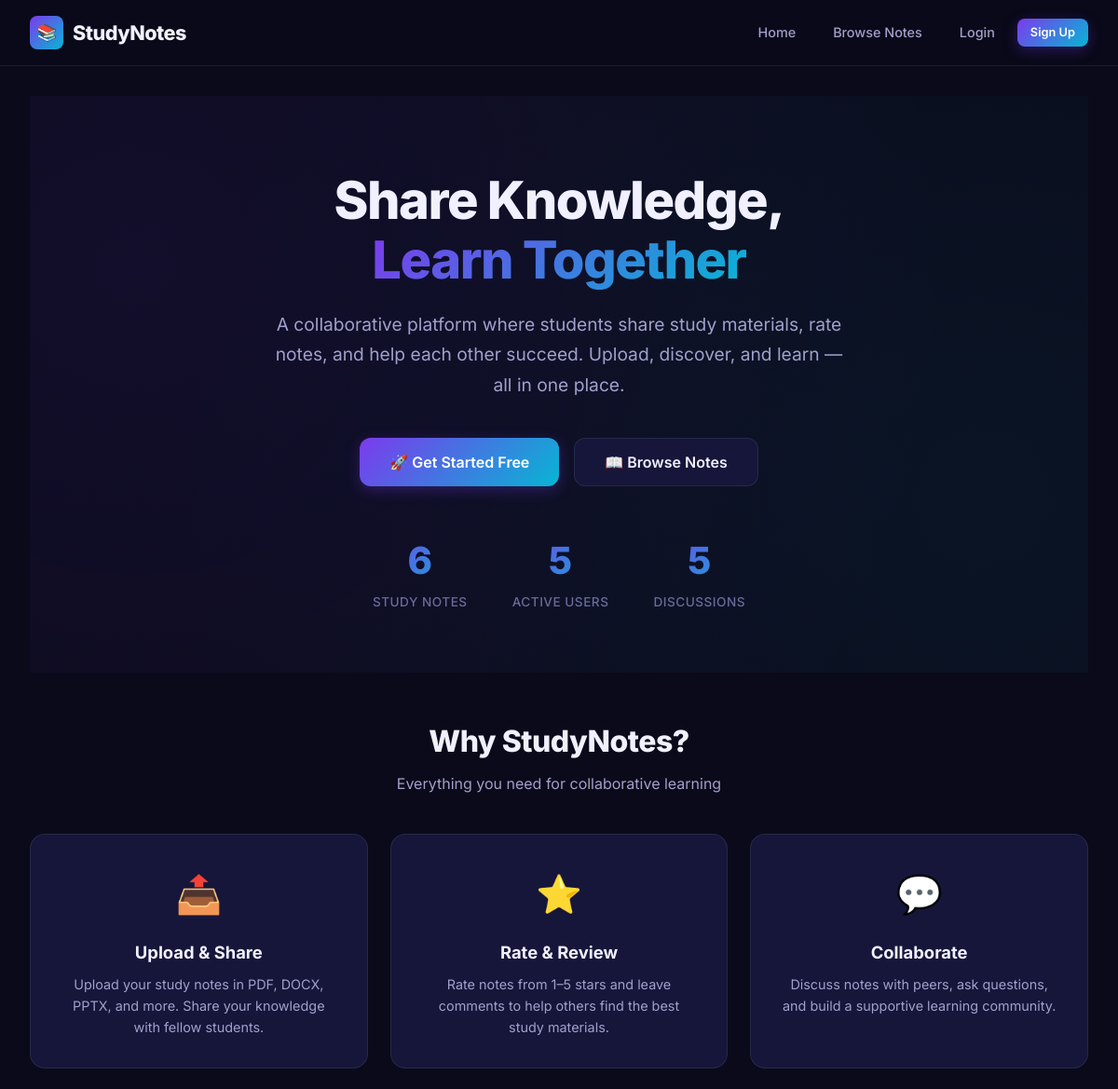
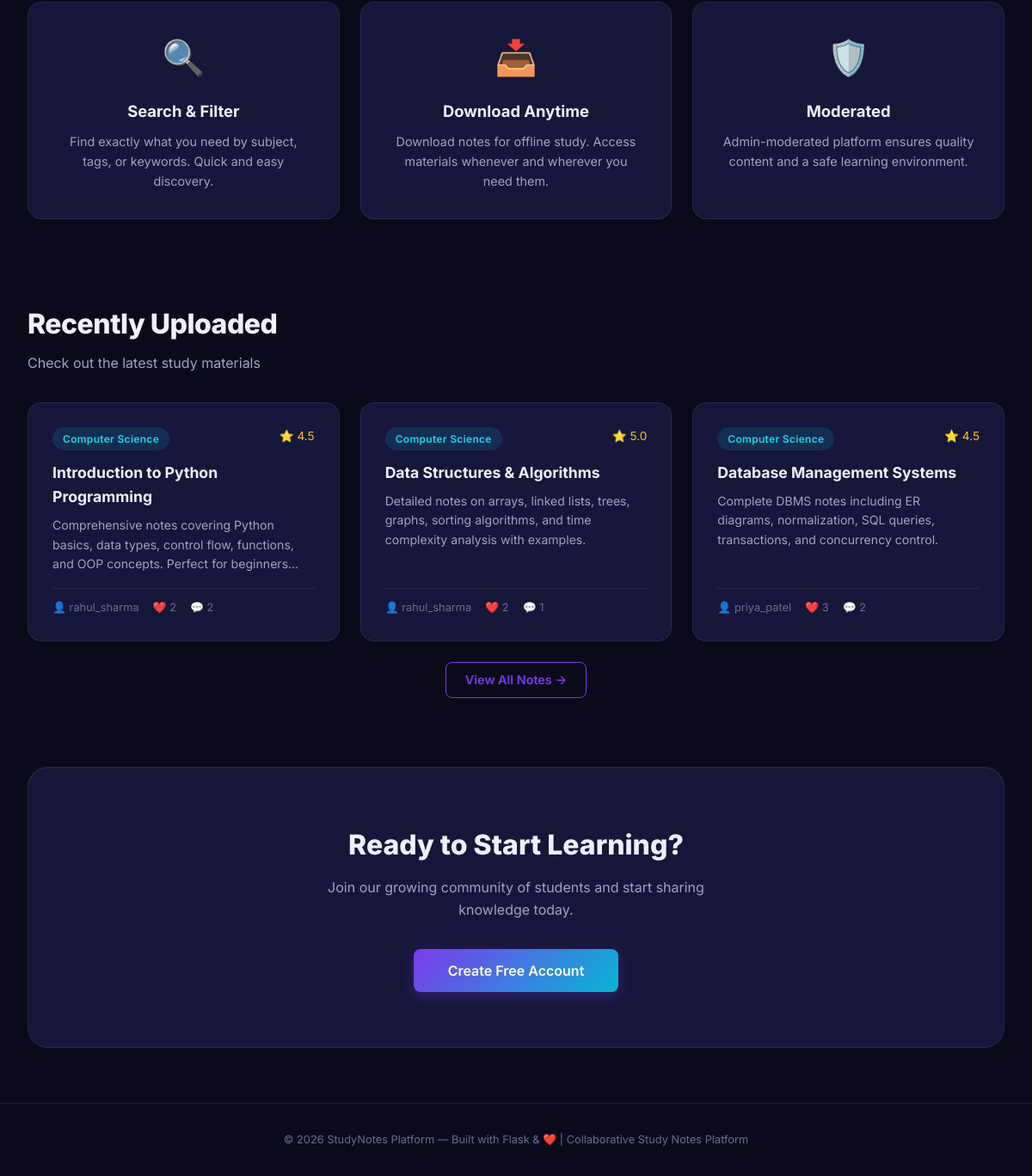
The page / on the database its author committed (2 pictures, top to bottom).
### tables this page shows
CREATE TABLE notes (
            id              INTEGER PRIMARY KEY AUTOINCREMENT,
            title           TEXT NOT NULL,
            subject         TEXT NOT NULL,
            description     TEXT,
            tags            TEXT,
            filename        TEXT NOT NULL,
            original_name   TEXT NOT NULL,
            user_id         INTEGER NOT NULL,
            created_at      TEXT DEFAULT (datetime('now')),
            FOREIGN KEY (user_id) REFERENCES users(id) ON DELETE CASCADE
        );

CREATE TABLE users (
            id          INTEGER PRIMARY KEY AUTOINCREMENT,
            username    TEXT    NOT NULL UNIQUE,
            email       TEXT    NOT NULL UNIQUE,
            password    TEXT    NOT NULL,
            is_admin    INTEGER DEFAULT 0,
            is_blocked  INTEGER DEFAULT 0,
            created_at  TEXT    DEFAULT (datetime('now'))
        );

### app.py (the view)
@app.route("/")
def index():
    db = get_db()
    total_notes = db.execute("SELECT COUNT(*) FROM notes").fetchone()[0]
    total_users = db.execute("SELECT COUNT(*) FROM users").fetchone()[0]
    total_comments = db.execute("SELECT COUNT(*) FROM comments").fetchone()[0]
    recent_notes = db.execute(
        """
        SELECT n.*, u.username,
               (SELECT COUNT(*) FROM likes WHERE note_id = n.id) as like_count,
               (SELECT ROUND(AVG(score), 1) FROM ratings WHERE note_id = n.id) as avg_rating,
               (SELECT COUNT(*) FROM comments WHERE note_id = n.id) as comment_count
        FROM notes n
        JOIN users u ON n.user_id = u.id
        ORDER BY n.created_at DESC
        LIMIT 3
        """
    ).fetchall()
    return render_template(
        "index.html",
        total_notes=total_notes,
        total_users=total_users,
        total_comments=total_comments,
        recent_notes=recent_notes,
    )

### app.py (called while the page is built)
def get_db():
    if "db" not in g:
        g.db = sqlite3.connect(app.config["DATABASE"])
        g.db.row_factory = sqlite3.Row
        g.db.execute("PRAGMA foreign_keys = ON")
    return g.db

@app.context_processor
def inject_user():
    user = None
    if "user_id" in session:
        db = get_db()
        user = db.execute("SELECT * FROM users WHERE id = ?", (session["user_id"],)).fetchone()
    return dict(current_user=user)

@app.before_request
def before_first_request():
    if not getattr(app, "_db_initialised", False):
        init_db()
        seed_sample_data()
        app._db_initialised = True

### templates/index.html (shortened to what this page needs)
{% extends "base.html" %}
{% block content %}
<section class="hero">
    <div class="hero-content">
        <h1>Share Knowledge,<br><span class="gradient-text">Learn Together</span></h1>
        <p>A collaborative platform where students share study materials, rate notes, and help each other succeed. Upload, discover, and learn — all in one place.</p>
        <div class="hero-actions">
            {% if current_user %}
                <a href="{{ url_for('upload') }}" class="btn btn-primary">📤 Upload Notes</a>
                <a href="{{ url_for('notes_list') }}" class="btn btn-secondary">📖 Browse Notes</a>
            {% else %}
                <a href="{{ url_for('register') }}" class="btn btn-primary">🚀 Get Started Free</a>
                <a href="{{ url_for('notes_list') }}" class="btn btn-secondary">📖 Browse Notes</a>
            {% endif %}
        </div>
        <div class="stats-bar">
            <div class="stat-item">
                <div class="stat-number">{{ total_notes }}</div>
                <div class="stat-label">Study Notes</div>
            </div>
            <div class="stat-item">
                <div class="stat-number">{{ total_users }}</div>
                <div class="stat-label">Active Users</div>
            </div>
            <div class="stat-item">
                <div class="stat-number">{{ total_comments }}</div>
                <div class="stat-label">Discussions</div>
            </div>
        </div>
    </div>
</section>
<section class="features-section">
    <h2>Why StudyNotes?</h2>
    <p class="section-sub">Everything you need for collaborative learning</p>
    <div class="features-grid">
        <div class="feature-card">
            <span class="feature-icon">📤</span>
            <h3>Upload & Share</h3>
            <p>Upload your study notes in PDF, DOCX, PPTX, and more. Share your knowledge with fellow students.</p>
        </div>
        <div class="feature-card">
            <span class="feature-icon">⭐</span>
            <h3>Rate & Review</h3>
            <p>Rate notes from 1–5 stars and leave comments to help others find the best study materials.</p>
        </div>
        <div class="feature-card">
            <span class="feature-icon">💬</span>
            <h3>Collaborate</h3>
            <p>Discuss notes with peers, ask questions, and build a supportive learning community.</p>
        </div>
        <div class="feature-card">
            <span class="feature-icon">🔍</span>
            <h3>Search & Filter</h3>
            <p>Find exactly what you need by subject, tags, or keywords. Quick and easy discovery.</p>
        </div>
        <div class="feature-card">
            <span class="feature-icon">📥</span>
            <h3>Download Anytime</h3>
            <p>Download notes for offline study. Access materials whenever and wherever you need them.</p>
        </div>
        <div class="feature-card">
            <span class="feature-icon">🛡️</span>
            <h3>Moderated</h3>
            <p>Admin-moderated platform ensures quality content and a safe learning environment.</p>
        </div>
    </div>
</section>
{% if recent_notes %}
<section class="recent-section">
    <h2>Recently Uploaded</h2>
    <p class="section-sub">Check out the latest study materials</p>
    <div class="grid-3">
        {% for note in recent_notes %}
        <a href="{{ url_for('note_detail', note_id=note.id) }}" class="note-card" style="text-decoration:none;color:inherit;">
            <div class="note-card-header">
                <span class="tag tag-subject">{{ note.subject }}</span>
                {% if note.avg_rating %}
                    <span style="color:#fbbf24;font-size:0.85rem;">⭐ {{ note.avg_rating }}</span>
                {% endif %}
            </div>
            <h3>{{ note.title }}</h3>
            <p>{{ note.description or 'No description provided.' }}</p>
            <div class="note-card-meta">
                <span>👤 {{ note.username }}</span>
                <span>❤️ {{ note.like_count }}</span>
                <span>💬 {{ note.comment_count }}</span>
            </div>
        </a>
        {% endfor %}
    </div>
    <div class="text-center mt-3">
        <a href="{{ url_for('notes_list') }}" class="btn btn-outline">View All Notes →</a>
    </div>
</section>
{% endif %}
{% if not current_user %}
<section class="cta-section">
    <h2>Ready to Start Learning?</h2>
    <p>Join our growing community of students and start sharing knowledge today.</p>
    <a href="{{ url_for('register') }}" class="btn btn-primary" style="padding:14px 40px;font-size:1rem;">Create Free Account</a>
</section>
{% endif %}
{% endblock %}

### rows shown on the page
notes: subject "Computer Science", avg_rating "4.5", title "Introduction to Python Programming", description "Comprehensive notes covering Python basics, data types, control flow, functions, and OOP concepts. Perfect for…", username "rahul_sharma", like_count "2", comment_count "2"
notes: subject "Computer Science", avg_rating "5.0", title "Data Structures & Algorithms", description "Detailed notes on arrays, linked lists, trees, graphs, sorting algorithms, and time complexity analysis with examples.", username "rahul_sharma", like_count "2", comment_count "1"
notes: subject "Computer Science", avg_rating "4.5", title "Database Management Systems", description "Complete DBMS notes including ER diagrams, normalization, SQL queries, transactions, and concurrency control.", username "priya_patel", like_count "3", comment_count "2"

### other values the page prints
{{ total_notes }} "6"
{{ total_users }} "5"
{{ total_comments }} "5"
